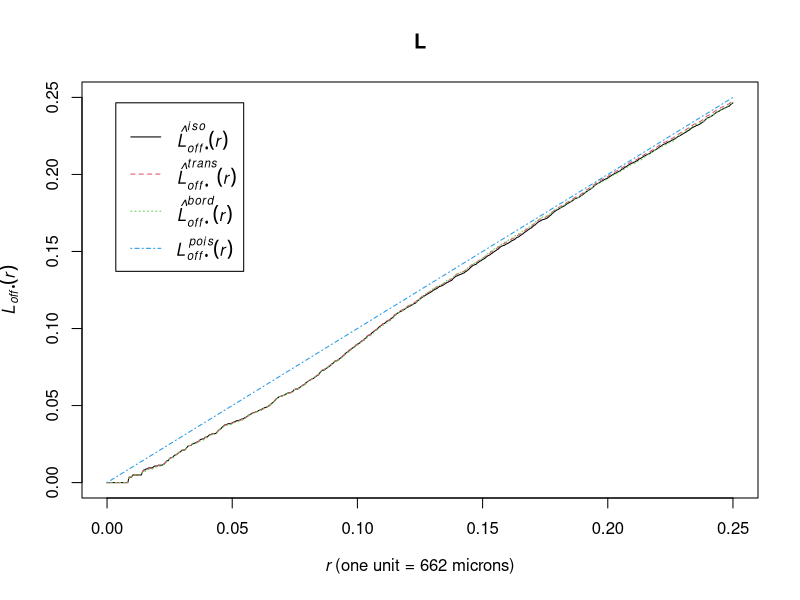

Source code (R):
library(spatstat)


### Name: Ldot
### Title: Multitype L-function (i-to-any)
### Aliases: Ldot
### Keywords: spatial nonparametric

### ** Examples

 data(amacrine)
 L <- Ldot(amacrine, "off")
 plot(L)
